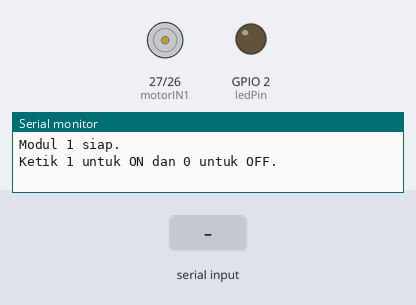
The sketch below on a simulated ESP32. On the bench: motor-driver pin pairs drawn as motors (green arrow = first pin HIGH = forward, orange = second pin HIGH = backward, longer = more drive, scaled by the enable pin), output pins drawn as LEDs (lit = HIGH), the last lines printed to the serial monitor. The test bench sets the inputs (shaded band).

Above: at 1.2 s.
1.3 s: "1" received over Serial
At 1.8 s:
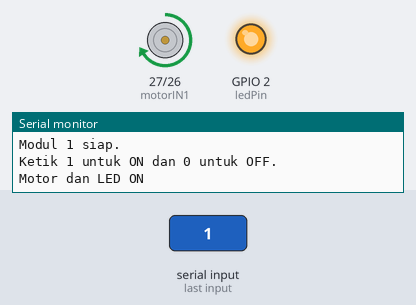
2.8 s: "0" received over Serial
At 4.1 s:
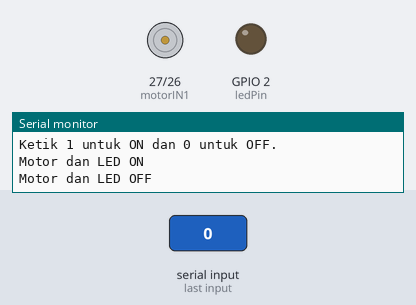
Timing chart, 0 to 5.8 s (numbered marks = the images above; inputs shaded):
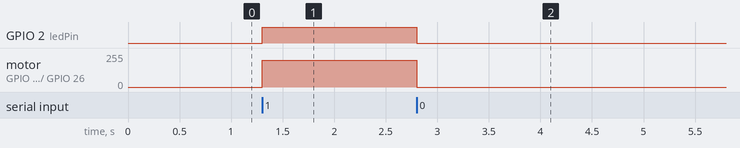

The sketch:

modul1_basic_robotika.ino
```cpp
/*
  MODUL 1: Basic Robotika
  Kontrol LED dan Motor DC menggunakan ESP32

  Perintah Serial Monitor:
  1 = Motor dan LED ON
  0 = Motor dan LED OFF
*/

const int ledPin = 2;
const int motorIN1 = 27;
const int motorIN2 = 26;
const int motorPWM = 12;

const int freq = 5000;
const int resolution = 8;

void setup() {
  Serial.begin(115200);

  pinMode(ledPin, OUTPUT);
  pinMode(motorIN1, OUTPUT);
  pinMode(motorIN2, OUTPUT);

  // Konfigurasi PWM ESP32 versi 3.x
  if (!ledcAttach(motorPWM, freq, resolution)) {
    Serial.println("Gagal mengatur PWM!");
    while (true) {
      delay(1000);
    }
  }

  // Kondisi awal: semua output mati
  digitalWrite(ledPin, LOW);
  digitalWrite(motorIN1, LOW);
  digitalWrite(motorIN2, LOW);
  ledcWrite(motorPWM, 0);

  Serial.println("Modul 1 siap.");
  Serial.println("Ketik 1 untuk ON dan 0 untuk OFF.");
}

void loop() {
  if (Serial.available() > 0) {
    char perintah = Serial.read();

    if (perintah == '1') {
      digitalWrite(ledPin, HIGH);
      digitalWrite(motorIN1, HIGH);
      digitalWrite(motorIN2, LOW);
      ledcWrite(motorPWM, 200);

      Serial.println("Motor dan LED ON");
    }
    else if (perintah == '0') {
      ledcWrite(motorPWM, 0);
      digitalWrite(motorIN1, LOW);
      digitalWrite(motorIN2, LOW);
      digitalWrite(ledPin, LOW);

      Serial.println("Motor dan LED OFF");
    }
  }
}
```

Measured:
- after the input at 1.3 s, GPIO 2 (ledPin): LOW → HIGH at once; motor on GPIO 27 (motorIN1) / GPIO 26 (motorIN2): stopped → forward 199/255 at once
- after the input at 2.8 s, GPIO 2 (ledPin): HIGH → LOW at once; motor on GPIO 27 (motorIN1) / GPIO 26 (motorIN2): forward 199/255 → stopped at once
